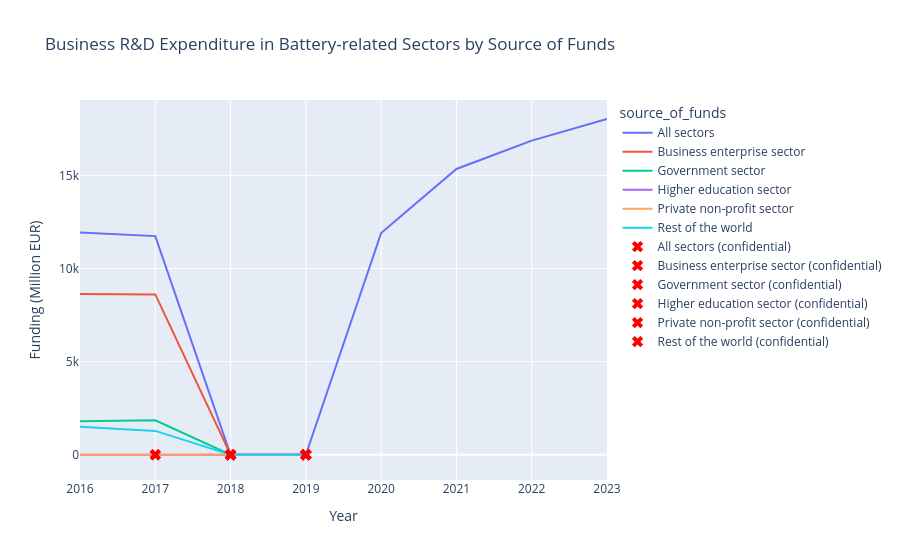

Notebook code for this chart:
### Code cell
# BERD: by sector and source of funds

import numpy as np

# Standardize column names
df_berd.columns = df_berd.columns.str.lower().str.strip().str.replace(' ', '_')

# Focus on battery-relevant sector
df_berd_focus = df_berd[df_berd['nace_r2'] == 'C25-C30'].copy()

# Clean obs_value: remove letters, flags, handle empty strings
df_berd_focus['obs_value'] = (
    df_berd_focus['obs_value']
    .astype(str)                       # ensure string
    .str.replace(r'[^\d.,-]', '', regex=True)  # remove letters, flags
    .str.replace(',', '', regex=False)        # remove commas
    .replace('', np.nan)                        # replace empty string with NaN
    .astype(float)                              # convert to float
)

# Create a flag for confidential/missing values
df_berd_focus['confidential'] = df_berd_focus['obs_value'].isna()

# Group by source_of_funds and time_period
berd_summary = df_berd_focus.groupby(['source_of_funds', 'time_period'])['obs_value'].sum().reset_index()

# Add confidential flag after grouping
berd_summary = berd_summary.merge(
    df_berd_focus.groupby(['source_of_funds', 'time_period'])['confidential'].any().reset_index(),
    on=['source_of_funds', 'time_period']
)

# Plot
fig_berd = px.line(
    berd_summary,
    x='time_period',
    y='obs_value',
    color='source_of_funds',
    title='Business R&D Expenditure in Battery-related Sectors by Source of Funds',
    labels={'obs_value': 'Funding (Million EUR)', 'time_period': 'Year'}
)

# Add markers where data is confidential
for source in berd_summary['source_of_funds'].unique():
    df_source = berd_summary[berd_summary['source_of_funds'] == source]
    df_conf = df_source[df_source['confidential']]
    fig_berd.add_scatter(
        x=df_conf['time_period'],
        y=df_conf['obs_value'],
        mode='markers',
        marker=dict(symbol='x', size=10, color='red'),
        name=f'{source} (confidential)',
        showlegend=True
    )

fig_berd.show()

### Figure 1 — Plotly figure (JSON) as saved in the notebook; plotly's stock layout.template omitted (floating-point values rounded to 4 significant figures)
{"data": [{"hovertemplate": "source_of_funds=All sectors<br>Year=%{x}<br>Funding (Million EUR)=%{y}<extra></extra>", "legendgroup": "All sectors", "line": {"color": "#636efa", "dash": "solid"}, "marker": {"symbol": "circle"}, "mode": "lines", "name": "All sectors", "orientation": "v", "showlegend": true, "type": "scatter", "x": [2016, 2017, 2018, 2019, 2020, 2021, 2022, 2023], "xaxis": "x", "y": [11930.0, 11740.0, 0.0, 0.0, 11910.0, 15340.0, 16870.0, 18030.0], "yaxis": "y"}, {"hovertemplate": "source_of_funds=Business enterprise sector<br>Year=%{x}<br>Funding (Million EUR)=%{y}<extra></extra>", "legendgroup": "Business enterprise sector", "line": {"color": "#EF553B", "dash": "solid"}, "marker": {"symbol": "circle"}, "mode": "lines", "name": "Business enterprise sector", "orientation": "v", "showlegend": true, "type": "scatter", "x": [2016, 2017, 2018, 2019], "xaxis": "x", "y": [8629.0, 8608.0, 0.0, 0.0], "yaxis": "y"}, {"hovertemplate": "source_of_funds=Government sector<br>Year=%{x}<br>Funding (Million EUR)=%{y}<extra></extra>", "legendgroup": "Government sector", "line": {"color": "#00cc96", "dash": "solid"}, "marker": {"symbol": "circle"}, "mode": "lines", "name": "Government sector", "orientation": "v", "showlegend": true, "type": "scatter", "x": [2016, 2017, 2018, 2019], "xaxis": "x", "y": [1797.0, 1849.0, 0.0, 0.0], "yaxis": "y"}, {"hovertemplate": "source_of_funds=Higher education sector<br>Year=%{x}<br>Funding (Million EUR)=%{y}<extra></extra>", "legendgroup": "Higher education sector", "line": {"color": "#ab63fa", "dash": "solid"}, "marker": {"symbol": "circle"}, "mode": "lines", "name": "Higher education sector", "orientation": "v", "showlegend": true, "type": "scatter", "x": [2016, 2017, 2018, 2019], "xaxis": "x", "y": [0.963, 0.0, 0.0, 0.0], "yaxis": "y"}, {"hovertemplate": "source_of_funds=Private non-profit sector<br>Year=%{x}<br>Funding (Million EUR)=%{y}<extra></extra>", "legendgroup": "Private non-profit sector", "line": {"color": "#FFA15A", "dash": "solid"}, "marker": {"symbol": "circle"}, "mode": "lines", "name": "Private non-profit sector", "orientation": "v", "showlegend": true, "type": "scatter", "x": [2016, 2017, 2018, 2019], "xaxis": "x", "y": [0.379, 0.0, 0.0, 0.0], "yaxis": "y"}, {"hovertemplate": "source_of_funds=Rest of the world<br>Year=%{x}<br>Funding (Million EUR)=%{y}<extra></extra>", "legendgroup": "Rest of the world", "line": {"color": "#19d3f3", "dash": "solid"}, "marker": {"symbol": "circle"}, "mode": "lines", "name": "Rest of the world", "orientation": "v", "showlegend": true, "type": "scatter", "x": [2016, 2017, 2018, 2019], "xaxis": "x", "y": [1499.0, 1280.0, 0.0, 0.0], "yaxis": "y"}, {"marker": {"color": "red", "size": 10, "symbol": "x"}, "mode": "markers", "name": "All sectors (confidential)", "showlegend": true, "type": "scatter", "x": [2018, 2019], "y": [0.0, 0.0]}, {"marker": {"color": "red", "size": 10, "symbol": "x"}, "mode": "markers", "name": "Business enterprise sector (confidential)", "showlegend": true, "type": "scatter", "x": [2018, 2019], "y": [0.0, 0.0]}, {"marker": {"color": "red", "size": 10, "symbol": "x"}, "mode": "markers", "name": "Government sector (confidential)", "showlegend": true, "type": "scatter", "x": [2018, 2019], "y": [0.0, 0.0]}, {"marker": {"color": "red", "size": 10, "symbol": "x"}, "mode": "markers", "name": "Higher education sector (confidential)", "showlegend": true, "type": "scatter", "x": [2017, 2018, 2019], "y": [0.0, 0.0, 0.0]}, {"marker": {"color": "red", "size": 10, "symbol": "x"}, "mode": "markers", "name": "Private non-profit sector (confidential)", "showlegend": true, "type": "scatter", "x": [2017, 2018, 2019], "y": [0.0, 0.0, 0.0]}, {"marker": {"color": "red", "size": 10, "symbol": "x"}, "mode": "markers", "name": "Rest of the world (confidential)", "showlegend": true, "type": "scatter", "x": [2018, 2019], "y": [0.0, 0.0]}], "layout": {"legend": {"title": {"text": "source_of_funds"}, "tracegroupgap": 0}, "title": {"text": "Business R&D Expenditure in Battery-related Sectors by Source of Funds"}, "xaxis": {"anchor": "y", "domain": [0, 1], "title": {"text": "Year"}}, "yaxis": {"anchor": "x", "domain": [0, 1], "title": {"text": "Funding (Million EUR)"}}}}
